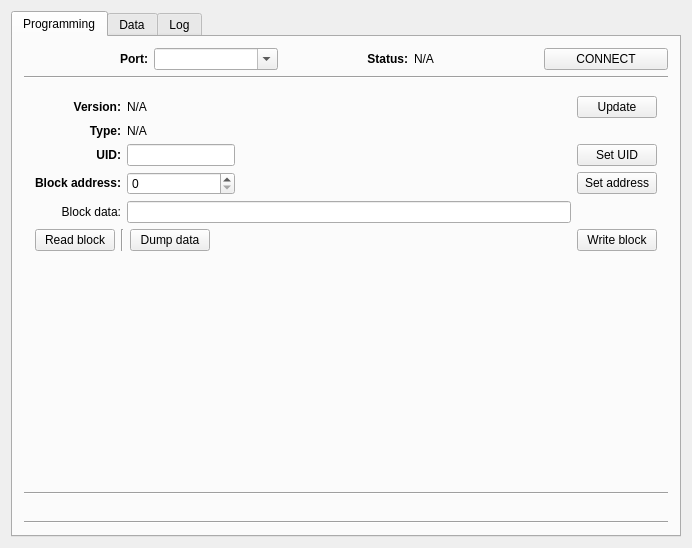
<?xml version="1.0" encoding="UTF-8"?>
<ui version="4.0">
 <class>MainWindow</class>
 <widget class="QMainWindow" name="MainWindow">
  <property name="geometry">
   <rect>
    <x>0</x>
    <y>0</y>
    <width>692</width>
    <height>548</height>
   </rect>
  </property>
  <property name="minimumSize">
   <size>
    <width>480</width>
    <height>320</height>
   </size>
  </property>
  <property name="windowTitle">
   <string>RFID Programmer</string>
  </property>
  <widget class="QWidget" name="centralWidget">
   <layout class="QHBoxLayout" name="horizontalLayout_2">
    <item>
     <widget class="QTabWidget" name="tabWidget">
      <property name="currentIndex">
       <number>0</number>
      </property>
      <widget class="QWidget" name="tab">
       <property name="enabled">
        <bool>true</bool>
       </property>
       <attribute name="title">
        <string>Programming</string>
       </attribute>
       <layout class="QVBoxLayout" name="verticalLayout">
        <item>
         <layout class="QHBoxLayout" name="horizontalLayout_3">
          <item>
           <widget class="QLabel" name="label_6">
            <property name="text">
             <string>&lt;html&gt;&lt;head/&gt;&lt;body&gt;&lt;p&gt;&lt;span style=&quot; font-weight:600;&quot;&gt;Port:&lt;/span&gt;&lt;/p&gt;&lt;/body&gt;&lt;/html&gt;</string>
            </property>
            <property name="alignment">
             <set>Qt::AlignRight|Qt::AlignTrailing|Qt::AlignVCenter</set>
            </property>
           </widget>
          </item>
          <item>
           <widget class="QComboBox" name="portSelector">
            <property name="editable">
             <bool>true</bool>
            </property>
           </widget>
          </item>
          <item>
           <widget class="QLabel" name="label_5">
            <property name="text">
             <string>&lt;html&gt;&lt;head/&gt;&lt;body&gt;&lt;p&gt;&lt;span style=&quot; font-weight:600;&quot;&gt;Status:&lt;/span&gt;&lt;/p&gt;&lt;/body&gt;&lt;/html&gt;</string>
            </property>
            <property name="alignment">
             <set>Qt::AlignRight|Qt::AlignTrailing|Qt::AlignVCenter</set>
            </property>
           </widget>
          </item>
          <item>
           <widget class="QLabel" name="statusLabel">
            <property name="text">
             <string>N/A</string>
            </property>
           </widget>
          </item>
          <item>
           <widget class="QPushButton" name="connectB">
            <property name="text">
             <string>CONNECT</string>
            </property>
           </widget>
          </item>
         </layout>
        </item>
        <item>
         <widget class="Line" name="line">
          <property name="orientation">
           <enum>Qt::Horizontal</enum>
          </property>
         </widget>
        </item>
        <item>
         <widget class="QWidget" name="widgetBox" native="true">
          <layout class="QVBoxLayout" name="verticalLayout_3">
           <item>
            <layout class="QGridLayout" name="gridLayout2" columnstretch="0,0,1,0">
             <item row="3" column="3">
              <widget class="QPushButton" name="setAddrB">
               <property name="text">
                <string>Set address</string>
               </property>
              </widget>
             </item>
             <item row="3" column="0">
              <widget class="QLabel" name="label_4">
               <property name="text">
                <string>&lt;html&gt;&lt;head/&gt;&lt;body&gt;&lt;p&gt;&lt;span style=&quot; font-weight:600;&quot;&gt;Block address:&lt;/span&gt;&lt;/p&gt;&lt;/body&gt;&lt;/html&gt;</string>
               </property>
               <property name="alignment">
                <set>Qt::AlignRight|Qt::AlignTrailing|Qt::AlignVCenter</set>
               </property>
              </widget>
             </item>
             <item row="3" column="1">
              <widget class="QSpinBox" name="blockAddrBox">
               <property name="maximum">
                <number>255</number>
               </property>
              </widget>
             </item>
             <item row="4" column="1" colspan="2">
              <widget class="QLineEdit" name="blockDataBox"/>
             </item>
             <item row="4" column="0">
              <widget class="QLabel" name="label_3">
               <property name="text">
                <string>&lt;html&gt;&lt;head/&gt;&lt;body&gt;&lt;p&gt;&lt;span style=&quot; font-weight:600;&quot;&gt;Block data:&lt;/span&gt;&lt;/p&gt;&lt;/body&gt;&lt;/html&gt;</string>
               </property>
               <property name="alignment">
                <set>Qt::AlignRight|Qt::AlignTrailing|Qt::AlignVCenter</set>
               </property>
              </widget>
             </item>
             <item row="0" column="0">
              <widget class="QLabel" name="label_7">
               <property name="text">
                <string>&lt;html&gt;&lt;head/&gt;&lt;body&gt;&lt;p&gt;&lt;span style=&quot; font-weight:600;&quot;&gt;Version:&lt;/span&gt;&lt;/p&gt;&lt;/body&gt;&lt;/html&gt;</string>
               </property>
               <property name="alignment">
                <set>Qt::AlignRight|Qt::AlignTrailing|Qt::AlignVCenter</set>
               </property>
              </widget>
             </item>
             <item row="0" column="1">
              <widget class="QLabel" name="versionLabel">
               <property name="text">
                <string>N/A</string>
               </property>
              </widget>
             </item>
             <item row="0" column="3">
              <widget class="QPushButton" name="updB">
               <property name="text">
                <string>Update</string>
               </property>
              </widget>
             </item>
             <item row="1" column="0">
              <widget class="QLabel" name="label_2">
               <property name="text">
                <string>&lt;b&gt;Type:&lt;/b&gt;</string>
               </property>
               <property name="alignment">
                <set>Qt::AlignRight|Qt::AlignTrailing|Qt::AlignVCenter</set>
               </property>
              </widget>
             </item>
             <item row="2" column="0">
              <widget class="QLabel" name="label">
               <property name="text">
                <string>&lt;b&gt;UID:&lt;/b&gt;</string>
               </property>
               <property name="alignment">
                <set>Qt::AlignRight|Qt::AlignTrailing|Qt::AlignVCenter</set>
               </property>
              </widget>
             </item>
             <item row="1" column="1">
              <widget class="QLabel" name="typeLabel">
               <property name="text">
                <string>N/A</string>
               </property>
              </widget>
             </item>
             <item row="2" column="1">
              <widget class="QLineEdit" name="uidBox"/>
             </item>
             <item row="2" column="3">
              <widget class="QPushButton" name="setUID">
               <property name="text">
                <string>Set UID</string>
               </property>
              </widget>
             </item>
            </layout>
           </item>
           <item>
            <layout class="QHBoxLayout" name="horizontalLayout_5">
             <item>
              <widget class="QPushButton" name="readB">
               <property name="text">
                <string>Read block</string>
               </property>
              </widget>
             </item>
             <item>
              <widget class="Line" name="line_3">
               <property name="orientation">
                <enum>Qt::Vertical</enum>
               </property>
              </widget>
             </item>
             <item>
              <widget class="QPushButton" name="dumpB">
               <property name="text">
                <string>Dump data</string>
               </property>
              </widget>
             </item>
             <item>
              <spacer name="horizontalSpacer_2">
               <property name="orientation">
                <enum>Qt::Horizontal</enum>
               </property>
               <property name="sizeHint" stdset="0">
                <size>
                 <width>40</width>
                 <height>20</height>
                </size>
               </property>
              </spacer>
             </item>
             <item>
              <widget class="QPushButton" name="writeB">
               <property name="text">
                <string>Write block</string>
               </property>
              </widget>
             </item>
            </layout>
           </item>
          </layout>
         </widget>
        </item>
        <item>
         <spacer name="verticalSpacer">
          <property name="orientation">
           <enum>Qt::Vertical</enum>
          </property>
          <property name="sizeHint" stdset="0">
           <size>
            <width>20</width>
            <height>40</height>
           </size>
          </property>
         </spacer>
        </item>
        <item>
         <widget class="Line" name="line_4">
          <property name="orientation">
           <enum>Qt::Horizontal</enum>
          </property>
         </widget>
        </item>
        <item>
         <widget class="QLabel" name="statusLabel_2">
          <property name="text">
           <string/>
          </property>
         </widget>
        </item>
        <item>
         <widget class="Line" name="line_2">
          <property name="orientation">
           <enum>Qt::Horizontal</enum>
          </property>
         </widget>
        </item>
       </layout>
      </widget>
      <widget class="QWidget" name="tab_2">
       <attribute name="title">
        <string>Data</string>
       </attribute>
       <layout class="QVBoxLayout" name="verticalLayout_4">
        <item>
         <widget class="QTextBrowser" name="dumpDataBox">
          <property name="html">
           <string notr="true">&lt;!DOCTYPE HTML PUBLIC &quot;-//W3C//DTD HTML 4.0//EN&quot; &quot;http://www.w3.org/TR/REC-html40/strict.dtd&quot;&gt;
&lt;html&gt;&lt;head&gt;&lt;meta name=&quot;qrichtext&quot; content=&quot;1&quot; /&gt;&lt;style type=&quot;text/css&quot;&gt;
p, li { white-space: pre-wrap; }
&lt;/style&gt;&lt;/head&gt;&lt;body style=&quot; font-family:'MS Shell Dlg 2'; font-size:8.25pt; font-weight:400; font-style:normal;&quot;&gt;
&lt;p style=&quot;-qt-paragraph-type:empty; margin-top:0px; margin-bottom:0px; margin-left:0px; margin-right:0px; -qt-block-indent:0; text-indent:0px; font-family:'Noto Sans'; font-size:9pt;&quot;&gt;&lt;br /&gt;&lt;/p&gt;&lt;/body&gt;&lt;/html&gt;</string>
          </property>
          <property name="openLinks">
           <bool>false</bool>
          </property>
         </widget>
        </item>
        <item>
         <layout class="QHBoxLayout" name="horizontalLayout_6">
          <item>
           <spacer name="horizontalSpacer_3">
            <property name="orientation">
             <enum>Qt::Horizontal</enum>
            </property>
            <property name="sizeHint" stdset="0">
             <size>
              <width>40</width>
              <height>20</height>
             </size>
            </property>
           </spacer>
          </item>
          <item>
           <widget class="QPushButton" name="clearB2">
            <property name="text">
             <string>CLEAR</string>
            </property>
           </widget>
          </item>
         </layout>
        </item>
       </layout>
      </widget>
      <widget class="QWidget" name="logTab">
       <attribute name="title">
        <string>Log</string>
       </attribute>
       <layout class="QVBoxLayout" name="verticalLayout_2">
        <item>
         <widget class="QTextBrowser" name="logBox"/>
        </item>
        <item>
         <layout class="QHBoxLayout" name="horizontalLayout">
          <item>
           <spacer name="horizontalSpacer">
            <property name="orientation">
             <enum>Qt::Horizontal</enum>
            </property>
            <property name="sizeHint" stdset="0">
             <size>
              <width>40</width>
              <height>20</height>
             </size>
            </property>
           </spacer>
          </item>
          <item>
           <widget class="QPushButton" name="clearLogB">
            <property name="text">
             <string>CLEAR</string>
            </property>
           </widget>
          </item>
         </layout>
        </item>
       </layout>
      </widget>
     </widget>
    </item>
   </layout>
  </widget>
 </widget>
 <layoutdefault spacing="6" margin="11"/>
 <resources/>
 <connections>
  <connection>
   <sender>clearLogB</sender>
   <signal>clicked()</signal>
   <receiver>logBox</receiver>
   <slot>clear()</slot>
   <hints>
    <hint type="sourcelabel">
     <x>617</x>
     <y>516</y>
    </hint>
    <hint type="destinationlabel">
     <x>399</x>
     <y>329</y>
    </hint>
   </hints>
  </connection>
  <connection>
   <sender>clearB2</sender>
   <signal>clicked()</signal>
   <receiver>dumpDataBox</receiver>
   <slot>clear()</slot>
   <hints>
    <hint type="sourcelabel">
     <x>612</x>
     <y>513</y>
    </hint>
    <hint type="destinationlabel">
     <x>334</x>
     <y>441</y>
    </hint>
   </hints>
  </connection>
 </connections>
</ui>
